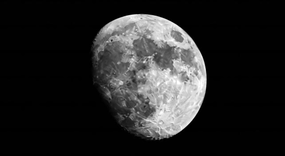
#> input picture open_ended_5/open_ended_5_results/Moon/median_3x3.png, 285 x 156 px, shrunk from 642 x 350 before the run, given as the content of the folder open_ended_7, which was not available
$ python open_5.py   (older library calls are emulated)
#> lines starting #> are read from the running program, lines starting #| are printed output that depends on the picture; after the words box and inside, x2 and y2 are one past the last pixel; in counts of white or black regions, pixels touching at a corner belong together; pictures that were not available may be replaced by others from this repository, and a replacement may not be noted

import cv2
import numpy as np
import matplotlib.pyplot as plt
import os
import glob
import time

# ==================================================
# OPEN-ENDED 5: NON-LINEAR IMAGE FILTERING
# ==================================================

INPUT_FOLDER = "open_ended_7"
OUTPUT_FOLDER = "open_ended_5_results"

os.makedirs(OUTPUT_FOLDER, exist_ok=True)

IMAGE_EXTENSIONS = ["*.jpg", "*.jpeg", "*.png", "*.bmp", "*.tif", "*.tiff"]

image_paths = []
for extension in IMAGE_EXTENSIONS:
    image_paths.extend(
        glob.glob(os.path.join(INPUT_FOLDER, extension))
    )
    image_paths.extend(
        glob.glob(os.path.join(INPUT_FOLDER, extension.upper()))
    )

image_paths = sorted(set(image_paths))

if not image_paths:
    print("Error: No images found in", INPUT_FOLDER)
    raise SystemExit

print("Images found:", len(image_paths))


# --------------------------------------------------
# 1. Alpha-trimmed mean filter
# --------------------------------------------------

def alpha_trimmed_filter(image, kernel_size=3, trim_count=2):
    """
    Sort neighborhood values, remove the lowest and highest
    values, and average the remaining values.
    """

    if kernel_size % 2 == 0:
        raise ValueError("Kernel size must be odd.")

    if trim_count >= kernel_size * kernel_size:
        raise ValueError("Trim count is too large.")

    padded = cv2.copyMakeBorder(
        image,
        kernel_size // 2,
        kernel_size // 2,
        kernel_size // 2,
        kernel_size // 2,
        cv2.BORDER_REFLECT
    )

    height, width = image.shape
    result = np.zeros_like(image, dtype=np.uint8)

    # Process one row at a time to reduce memory usage.
    for row in range(height):
        row_data = padded[
            row:row + kernel_size,
            :
        ]

        windows = np.lib.stride_tricks.sliding_window_view(
            row_data, (kernel_size, kernel_size)
        )

        windows = windows[0].reshape(width, -1)
        sorted_values = np.sort(windows, axis=1)

        if trim_count > 0:
            sorted_values = sorted_values[
                :, trim_count:-trim_count
            ]

        result[row] = np.clip(
            np.mean(sorted_values, axis=1),
            0, 255
        ).astype(np.uint8)

    return result


# --------------------------------------------------
# 2. Calculate image quality indicators
# --------------------------------------------------

def calculate_metrics(image):
    # Sharpness indicator
    sharpness = cv2.Laplacian(
        image, cv2.CV_64F
    ).var()

    # Entropy: measure of intensity distribution
    histogram = cv2.calcHist(
        [image], [0], None, [256], [0, 256]
    ).ravel()

    probabilities = histogram / histogram.sum()
    probabilities = probabilities[probabilities > 0]

    entropy = -np.sum(
        probabilities * np.log2(probabilities)
    )

    # Percentage of pixels detected as edges
    edges = cv2.Canny(image, 100, 200)
    edge_density = 100.0 * np.count_nonzero(edges) / edges.size

    return sharpness, entropy, edge_density


# --------------------------------------------------
# 3. Process every image
# --------------------------------------------------

report_lines = [
    "OPEN-ENDED 5: NON-LINEAR IMAGE FILTERING",
    "=" * 65,
    "Metrics are indicators, not absolute quality scores.",
    "No clean reference image is assumed.",
    ""
]

for image_path in image_paths:

    filename = os.path.basename(image_path)
    image_name = os.path.splitext(filename)[0]

    print("\nProcessing:", filename)

    color = cv2.imread(image_path)
#> color is the input picture: shape (156, 285, 3); min 0, max 255, mean 36.8

    if color is None:
        print("Could not read:", filename)
        continue

    gray = cv2.cvtColor(color, cv2.COLOR_BGR2GRAY)

    # Create an output folder for this image
    image_output = os.path.join(OUTPUT_FOLDER, image_name)
    os.makedirs(image_output, exist_ok=True)

    # Dictionary containing all filter results
    results = {
        "Original": gray
    }

    # --------------------------------------------------
    # 3.1 Median filters
    # --------------------------------------------------

    for size in [3, 5, 7]:
        start = time.perf_counter()

        filtered = cv2.medianBlur(gray, size)

        elapsed = time.perf_counter() - start

        results[f"Median {size}x{size}"] = filtered

        cv2.imwrite(
            os.path.join(
                image_output, f"median_{size}x{size}.png"
            ),
            filtered
        )

        print(f"Median {size}x{size}: {elapsed:.4f} seconds")
#> this loop made 3 passes
#> pass 2, `filtered = cv2.medianBlur(gray, size)`:
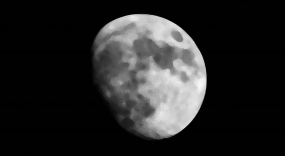
#> filtered: shape (156, 285); min 0, max 246, mean 36.6
#> after the loop, results = 4 items

    # --------------------------------------------------
    # 3.2 Bilateral filter
    # --------------------------------------------------

    start = time.perf_counter()

    bilateral = cv2.bilateralFilter(
        gray,
        d=9,
        sigmaColor=50,
        sigmaSpace=50
    )

    bilateral_time = time.perf_counter() - start

    results["Bilateral"] = bilateral

    cv2.imwrite(
        os.path.join(image_output, "bilateral.png"),
        bilateral
    )

    # --------------------------------------------------
    # 3.3 Alpha-trimmed mean filter
    # --------------------------------------------------

    start = time.perf_counter()

    alpha_trimmed = alpha_trimmed_filter(
        gray,
        kernel_size=3,
        trim_count=2
    )
#> in alpha_trimmed_filter, `padded = cv2.copyMakeBorder( image, kernel_size // 2, kernel_size // 2..`:
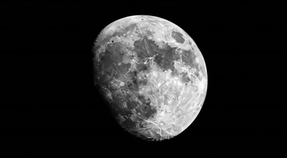
#> padded: shape (158, 287); min 0, max 255, mean 36.1

    alpha_time = time.perf_counter() - start

    results["Alpha-trimmed"] = alpha_trimmed

    cv2.imwrite(
        os.path.join(image_output, "alpha_trimmed.png"),
        alpha_trimmed
    )

    # --------------------------------------------------
    # 3.4 Morphological filtering
    # --------------------------------------------------

    kernel = np.ones((3, 3), np.uint8)
#> kernel = [[1, 1, 1], [1, 1, 1], [1, 1, 1]]

    # Opening suppresses small bright regions.
    opened = cv2.morphologyEx(
        gray, cv2.MORPH_OPEN, kernel
    )

    # Closing suppresses small dark regions.
    closed = cv2.morphologyEx(
        gray, cv2.MORPH_CLOSE, kernel
    )
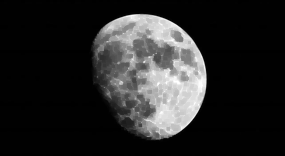
#> closed: shape (156, 285); min 0, max 255, mean 38.5

    # Average the two results as a simple combined experiment.
    morphological = cv2.addWeighted(
        opened, 0.5, closed, 0.5, 0
    )

    results["Morphological"] = morphological

    cv2.imwrite(
        os.path.join(image_output, "morphological.png"),
        morphological
    )

    # --------------------------------------------------
    # 4. Save original and filtered images
    # --------------------------------------------------

    cv2.imwrite(
        os.path.join(image_output, "original_gray.png"),
        gray
    )

    # Comparison figure
    names = list(results.keys())
#> names = ['Original', 'Median 3x3', 'Median 5x5', 'Median 7x7', 'Bilateral', 'Alpha-trimmed', 'Morphological']

    plt.figure(figsize=(15, 9))

    for index, name in enumerate(names):
        plt.subplot(2, 4, index + 1)
        plt.imshow(results[name], cmap="gray", vmin=0, vmax=255)
        plt.title(name)
        plt.axis("off")
#> this loop made 7 passes
#> name on passes 1 to 7: 'Original', 'Median 3x3', 'Median 5x5', 'Median 7x7', 'Bilateral', 'Alpha-trimmed', 'Morphological'

    plt.suptitle(
        f"Non-Linear Filter Comparison: {filename}"
    )
    plt.tight_layout()

    comparison_path = os.path.join(
        image_output, "filter_comparison.png"
    )

    plt.savefig(comparison_path, dpi=150)
    plt.show()
    plt.close()

    # --------------------------------------------------
    # 5. Quantitative comparison
    # --------------------------------------------------

    report_lines.append(f"IMAGE: {filename}")
    report_lines.append("-" * 65)
    report_lines.append(
        f"{'Method':<22} {'Sharpness':>12} "
        f"{'Entropy':>10} {'Edge %':>10}"
    )

    for name, filtered in results.items():
        sharpness, entropy, edge_density = calculate_metrics(
            filtered
        )

        report_lines.append(
            f"{name:<22} {sharpness:>12.2f} "
            f"{entropy:>10.3f} {edge_density:>9.2f}"
        )
#> this loop made 7 passes
#> (name, sharpness, entropy, edge_density) on passes 1 to 7: ('Original', 690.7, 3.33, 6.83), ('Median 3x3', 352.9, 3.27, 3.97), ('Median 5x5', 270.4, 3.2, 2.59), ('Median 7x7', 238.1, 3.09, 1.86), ('Bilateral', 500.6, 3.24, 2.06), ('Alpha-trimmed', 146.1, 3.38, 3.81), ('Morphological', 351.6, 3.28, 4)
#> pass 1, in calculate_metrics, `edges = cv2.Canny(image, 100, 200)`:
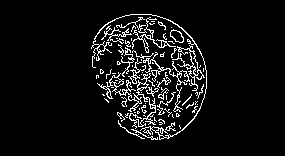
#> edges: shape (156, 285); 6.8% white in thin lines or dots, all inside (x1, y1, x2, y2) = (91, 14, 207, 140)
#> pass 2, in calculate_metrics (call 2), `edges = cv2.Canny(image, 100, 200)`:
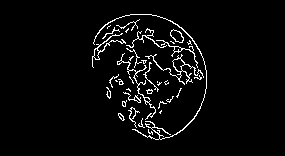
#> edges: shape (156, 285); 4% white in thin lines or dots, all inside (x1, y1, x2, y2) = (92, 14, 207, 140)
#> pass 3, in calculate_metrics (call 3), `edges = cv2.Canny(image, 100, 200)`:
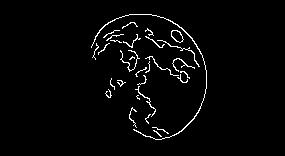
#> edges: shape (156, 285); 2.6% white in thin lines or dots, all inside (x1, y1, x2, y2) = (91, 14, 207, 140)
#> after the loop, report_lines = 15 items

    report_lines.append(
        "Bilateral execution time: "
        f"{bilateral_time:.4f} seconds"
    )
    report_lines.append(
        "Alpha-trimmed execution time: "
        f"{alpha_time:.4f} seconds"
    )

    report_lines.append("")

    print("Saved results to:", image_output)
#| Saved results to: open_ended_5_results/median_3x3


# --------------------------------------------------
# 6. Save the experiment report
# --------------------------------------------------

report_path = os.path.join(
    OUTPUT_FOLDER, "open_ended_5_report.txt"
)

with open(report_path, "w", encoding="utf-8") as file:
    file.write("\n".join(report_lines))

print("\nExperiment completed.")
print("Processed images:", OUTPUT_FOLDER)
print("Report:", report_path)
#| Report: open_ended_5_results/open_ended_5_report.txt
